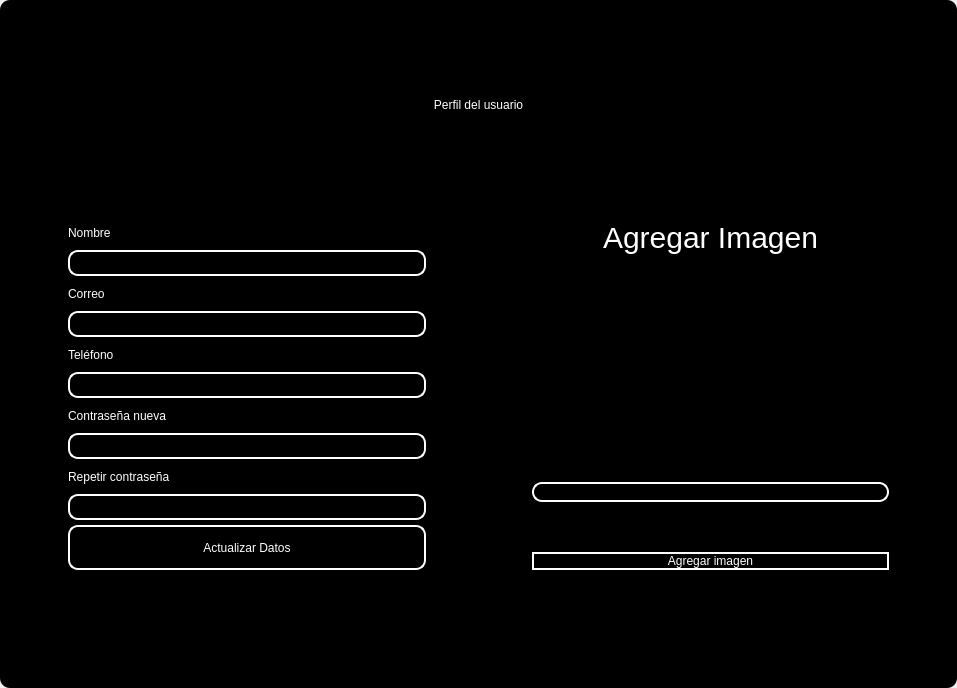
<?xml version="1.0" encoding="UTF-8"?>
<ui version="4.0">
 <class>MainWindow</class>
 <widget class="QMainWindow" name="MainWindow">
  <property name="geometry">
   <rect>
    <x>0</x>
    <y>0</y>
    <width>957</width>
    <height>688</height>
   </rect>
  </property>
  <property name="windowTitle">
   <string>MainWindow</string>
  </property>
  <property name="styleSheet">
   <string notr="true"/>
  </property>
  <widget class="QWidget" name="centralwidget">
   <property name="styleSheet">
    <string notr="true"/>
   </property>
   <layout class="QVBoxLayout" name="verticalLayout">
    <property name="spacing">
     <number>0</number>
    </property>
    <property name="leftMargin">
     <number>0</number>
    </property>
    <property name="topMargin">
     <number>0</number>
    </property>
    <property name="rightMargin">
     <number>0</number>
    </property>
    <property name="bottomMargin">
     <number>0</number>
    </property>
    <item>
     <widget class="QFrame" name="frame">
      <property name="enabled">
       <bool>true</bool>
      </property>
      <property name="styleSheet">
       <string notr="true">
QFrame {
border-radius:10px;
background-color: rgb(0, 0, 0);
 }
</string>
      </property>
      <property name="frameShape">
       <enum>QFrame::StyledPanel</enum>
      </property>
      <property name="frameShadow">
       <enum>QFrame::Raised</enum>
      </property>
      <layout class="QVBoxLayout" name="verticalLayout_2">
       <item>
        <widget class="QFrame" name="frame_superior">
         <property name="minimumSize">
          <size>
           <width>0</width>
           <height>40</height>
          </size>
         </property>
         <property name="maximumSize">
          <size>
           <width>16777215</width>
           <height>40</height>
          </size>
         </property>
         <property name="styleSheet">
          <string notr="true">QPushButton{
border-radius:18px;
}

QPushButton:hover{
	background-color: rgb(0, 0, 0);
}
</string>
         </property>
         <property name="frameShape">
          <enum>QFrame::StyledPanel</enum>
         </property>
         <property name="frameShadow">
          <enum>QFrame::Raised</enum>
         </property>
         <layout class="QHBoxLayout" name="horizontalLayout_3">
          <property name="spacing">
           <number>4</number>
          </property>
          <property name="leftMargin">
           <number>0</number>
          </property>
          <property name="topMargin">
           <number>0</number>
          </property>
          <property name="rightMargin">
           <number>0</number>
          </property>
          <property name="bottomMargin">
           <number>0</number>
          </property>
          <item>
           <widget class="QPushButton" name="btn_icon">
            <property name="text">
             <string/>
            </property>
            <property name="iconSize">
             <size>
              <width>40</width>
              <height>40</height>
             </size>
            </property>
           </widget>
          </item>
          <item>
           <spacer name="horizontalSpacer_2">
            <property name="orientation">
             <enum>Qt::Horizontal</enum>
            </property>
            <property name="sizeHint" stdset="0">
             <size>
              <width>443</width>
              <height>20</height>
             </size>
            </property>
           </spacer>
          </item>
          <item>
           <widget class="QPushButton" name="btn_exit">
            <property name="minimumSize">
             <size>
              <width>38</width>
              <height>38</height>
             </size>
            </property>
            <property name="maximumSize">
             <size>
              <width>38</width>
              <height>38</height>
             </size>
            </property>
            <property name="cursor">
             <cursorShape>PointingHandCursor</cursorShape>
            </property>
            <property name="text">
             <string/>
            </property>
            <property name="iconSize">
             <size>
              <width>35</width>
              <height>35</height>
             </size>
            </property>
           </widget>
          </item>
          <item>
           <widget class="QPushButton" name="bt_minimizar">
            <property name="minimumSize">
             <size>
              <width>38</width>
              <height>38</height>
             </size>
            </property>
            <property name="maximumSize">
             <size>
              <width>38</width>
              <height>38</height>
             </size>
            </property>
            <property name="cursor">
             <cursorShape>PointingHandCursor</cursorShape>
            </property>
            <property name="text">
             <string/>
            </property>
            <property name="icon">
             <iconset>
              <normaloff>image/minus.svg</normaloff>image/minus.svg</iconset>
            </property>
            <property name="iconSize">
             <size>
              <width>38</width>
              <height>38</height>
             </size>
            </property>
           </widget>
          </item>
          <item>
           <widget class="QPushButton" name="bt_maximizar">
            <property name="minimumSize">
             <size>
              <width>38</width>
              <height>38</height>
             </size>
            </property>
            <property name="maximumSize">
             <size>
              <width>38</width>
              <height>38</height>
             </size>
            </property>
            <property name="cursor">
             <cursorShape>PointingHandCursor</cursorShape>
            </property>
            <property name="text">
             <string/>
            </property>
            <property name="icon">
             <iconset>
              <normaloff>image/chevron-up.svg</normaloff>image/chevron-up.svg</iconset>
            </property>
            <property name="iconSize">
             <size>
              <width>38</width>
              <height>38</height>
             </size>
            </property>
           </widget>
          </item>
          <item>
           <widget class="QPushButton" name="bt_restaurar">
            <property name="minimumSize">
             <size>
              <width>38</width>
              <height>38</height>
             </size>
            </property>
            <property name="maximumSize">
             <size>
              <width>38</width>
              <height>38</height>
             </size>
            </property>
            <property name="cursor">
             <cursorShape>PointingHandCursor</cursorShape>
            </property>
            <property name="text">
             <string/>
            </property>
            <property name="icon">
             <iconset>
              <normaloff>image/chevron-down.svg</normaloff>image/chevron-down.svg</iconset>
            </property>
            <property name="iconSize">
             <size>
              <width>38</width>
              <height>38</height>
             </size>
            </property>
           </widget>
          </item>
          <item>
           <widget class="QPushButton" name="bt_cerrar">
            <property name="minimumSize">
             <size>
              <width>38</width>
              <height>38</height>
             </size>
            </property>
            <property name="maximumSize">
             <size>
              <width>38</width>
              <height>38</height>
             </size>
            </property>
            <property name="cursor">
             <cursorShape>PointingHandCursor</cursorShape>
            </property>
            <property name="text">
             <string/>
            </property>
            <property name="icon">
             <iconset>
              <normaloff>image/x.svg</normaloff>image/x.svg</iconset>
            </property>
            <property name="iconSize">
             <size>
              <width>38</width>
              <height>38</height>
             </size>
            </property>
           </widget>
          </item>
         </layout>
        </widget>
       </item>
       <item>
        <widget class="QLabel" name="label">
         <property name="minimumSize">
          <size>
           <width>0</width>
           <height>100</height>
          </size>
         </property>
         <property name="maximumSize">
          <size>
           <width>16777215</width>
           <height>100</height>
          </size>
         </property>
         <property name="styleSheet">
          <string notr="true">font: 30pt &quot;MS Shell Dlg 2&quot;;
color: rgb(255, 255, 255);</string>
         </property>
         <property name="text">
          <string>Perfil del usuario</string>
         </property>
         <property name="alignment">
          <set>Qt::AlignCenter</set>
         </property>
        </widget>
       </item>
       <item>
        <widget class="QFrame" name="frame_3">
         <property name="frameShape">
          <enum>QFrame::StyledPanel</enum>
         </property>
         <property name="frameShadow">
          <enum>QFrame::Raised</enum>
         </property>
         <layout class="QHBoxLayout" name="horizontalLayout_4">
          <item>
           <layout class="QVBoxLayout" name="verticalLayout_4">
            <property name="spacing">
             <number>5</number>
            </property>
            <property name="sizeConstraint">
             <enum>QLayout::SetMinAndMaxSize</enum>
            </property>
            <property name="leftMargin">
             <number>50</number>
            </property>
            <property name="topMargin">
             <number>50</number>
            </property>
            <property name="rightMargin">
             <number>50</number>
            </property>
            <property name="bottomMargin">
             <number>100</number>
            </property>
            <item>
             <widget class="QLabel" name="label_2">
              <property name="maximumSize">
               <size>
                <width>200</width>
                <height>25</height>
               </size>
              </property>
              <property name="styleSheet">
               <string notr="true">color: rgb(255, 255, 255);
font: 16pt &quot;MS Shell Dlg 2&quot;;</string>
              </property>
              <property name="text">
               <string>Nombre</string>
              </property>
             </widget>
            </item>
            <item>
             <widget class="QLineEdit" name="nametxt">
              <property name="maximumSize">
               <size>
                <width>500</width>
                <height>30</height>
               </size>
              </property>
              <property name="styleSheet">
               <string notr="true">QLineEdit{
background-color: rgba(0, 0, 0,0);
border-radius:10px; 
font: 12pt &quot;Arial&quot;;
color: rgb(255, 255, 254);
border: 2px solid  rgb(255, 255, 255);

}

QLineEdit:hover{
background-color: rgba(0, 0, 0,0);
border-radius:10px; 
font: 12pt &quot;Arial&quot;;
border: 2px solid  rgb(120, 0, 171);
}

QLineEdit:focus{
background-color: rgb(0, 0, 0);
border-radius:10px; 
font: 12pt &quot;Arial&quot;;
border: 2px solid rgb(120, 0, 171);
}

</string>
              </property>
             </widget>
            </item>
            <item>
             <widget class="QLabel" name="label_3">
              <property name="maximumSize">
               <size>
                <width>200</width>
                <height>25</height>
               </size>
              </property>
              <property name="styleSheet">
               <string notr="true">color: rgb(255, 255, 255);
font: 16pt &quot;MS Shell Dlg 2&quot;;</string>
              </property>
              <property name="text">
               <string>Correo</string>
              </property>
             </widget>
            </item>
            <item>
             <widget class="QLineEdit" name="emailtxt">
              <property name="maximumSize">
               <size>
                <width>500</width>
                <height>30</height>
               </size>
              </property>
              <property name="styleSheet">
               <string notr="true">QLineEdit{
background-color: rgba(0, 0, 0,0);
border-radius:10px; 
font: 12pt &quot;Arial&quot;;
color: rgb(255, 255, 254);
border: 2px solid  rgb(255, 255, 255);

}

QLineEdit:hover{
background-color: rgba(0, 0, 0,0);
border-radius:10px; 
font: 12pt &quot;Arial&quot;;
border: 2px solid  rgb(120, 0, 171);
}

QLineEdit:focus{
background-color: rgb(0, 0, 0);
border-radius:10px; 
font: 12pt &quot;Arial&quot;;
border: 2px solid rgb(120, 0, 171);
}

</string>
              </property>
             </widget>
            </item>
            <item>
             <widget class="QLabel" name="label_6">
              <property name="maximumSize">
               <size>
                <width>200</width>
                <height>25</height>
               </size>
              </property>
              <property name="styleSheet">
               <string notr="true">color: rgb(255, 255, 255);
font: 16pt &quot;MS Shell Dlg 2&quot;;</string>
              </property>
              <property name="text">
               <string>Teléfono</string>
              </property>
             </widget>
            </item>
            <item>
             <widget class="QLineEdit" name="phonetxt">
              <property name="maximumSize">
               <size>
                <width>500</width>
                <height>30</height>
               </size>
              </property>
              <property name="styleSheet">
               <string notr="true">QLineEdit{
background-color: rgba(0, 0, 0,0);
border-radius:10px; 
font: 12pt &quot;Arial&quot;;
color: rgb(255, 255, 254);
border: 2px solid  rgb(255, 255, 255);

}

QLineEdit:hover{
background-color: rgba(0, 0, 0,0);
border-radius:10px; 
font: 12pt &quot;Arial&quot;;
border: 2px solid  rgb(120, 0, 171);
}

QLineEdit:focus{
background-color: rgb(0, 0, 0);
border-radius:10px; 
font: 12pt &quot;Arial&quot;;
border: 2px solid rgb(120, 0, 171);
}

</string>
              </property>
             </widget>
            </item>
            <item>
             <widget class="QLabel" name="label_4">
              <property name="maximumSize">
               <size>
                <width>200</width>
                <height>25</height>
               </size>
              </property>
              <property name="styleSheet">
               <string notr="true">color: rgb(255, 255, 255);
font: 16pt &quot;MS Shell Dlg 2&quot;;</string>
              </property>
              <property name="text">
               <string>Contraseña nueva</string>
              </property>
             </widget>
            </item>
            <item>
             <widget class="QLineEdit" name="passwordtxt">
              <property name="maximumSize">
               <size>
                <width>500</width>
                <height>30</height>
               </size>
              </property>
              <property name="styleSheet">
               <string notr="true">QLineEdit{
background-color: rgba(0, 0, 0,0);
border-radius:10px; 
font: 12pt &quot;Arial&quot;;
color: rgb(255, 255, 254);
border: 2px solid  rgb(255, 255, 255);

}

QLineEdit:hover{
background-color: rgba(0, 0, 0,0);
border-radius:10px; 
font: 12pt &quot;Arial&quot;;
border: 2px solid  rgb(120, 0, 171);
}

QLineEdit:focus{
background-color: rgb(0, 0, 0);
border-radius:10px; 
font: 12pt &quot;Arial&quot;;
border: 2px solid rgb(120, 0, 171);
}

</string>
              </property>
              <property name="echoMode">
               <enum>QLineEdit::Password</enum>
              </property>
             </widget>
            </item>
            <item>
             <widget class="QLabel" name="label_5">
              <property name="maximumSize">
               <size>
                <width>200</width>
                <height>25</height>
               </size>
              </property>
              <property name="styleSheet">
               <string notr="true">color: rgb(255, 255, 255);
font: 16pt &quot;MS Shell Dlg 2&quot;;</string>
              </property>
              <property name="text">
               <string>Repetir contraseña</string>
              </property>
             </widget>
            </item>
            <item>
             <widget class="QLineEdit" name="passwordtxt2">
              <property name="maximumSize">
               <size>
                <width>500</width>
                <height>30</height>
               </size>
              </property>
              <property name="styleSheet">
               <string notr="true">QLineEdit{
background-color: rgba(0, 0, 0,0);
border-radius:10px; 
font: 12pt &quot;Arial&quot;;
color: rgb(255, 255, 254);
border: 2px solid  rgb(255, 255, 255);

}

QLineEdit:hover{
background-color: rgba(0, 0, 0,0);
border-radius:10px; 
font: 12pt &quot;Arial&quot;;
border: 2px solid  rgb(120, 0, 171);
}

QLineEdit:focus{
background-color: rgb(0, 0, 0);
border-radius:10px; 
font: 12pt &quot;Arial&quot;;
border: 2px solid rgb(120, 0, 171);
}

</string>
              </property>
              <property name="echoMode">
               <enum>QLineEdit::Password</enum>
              </property>
             </widget>
            </item>
            <item>
             <widget class="QPushButton" name="btn_update_profile">
              <property name="sizePolicy">
               <sizepolicy hsizetype="Expanding" vsizetype="Expanding">
                <horstretch>0</horstretch>
                <verstretch>0</verstretch>
               </sizepolicy>
              </property>
              <property name="maximumSize">
               <size>
                <width>500</width>
                <height>45</height>
               </size>
              </property>
              <property name="cursor">
               <cursorShape>PointingHandCursor</cursorShape>
              </property>
              <property name="styleSheet">
               <string notr="true">QPushButton{
border-radius:10px; 
font: 12pt &quot;Arial&quot;;
color: rgb(255, 255, 254);
border: 2px solid #ffffff;
}

QPushButton:hover{
border-radius:10px; 
font: 12pt &quot;Arial&quot;;
color: rgb(255, 255, 255);
border: 2px solid rgb(120, 0, 171);
	background-color: rgb(120, 0, 171);
}
</string>
              </property>
              <property name="text">
               <string>Actualizar Datos</string>
              </property>
             </widget>
            </item>
           </layout>
          </item>
          <item>
           <layout class="QVBoxLayout" name="verticalLayout_3">
            <property name="spacing">
             <number>50</number>
            </property>
            <property name="leftMargin">
             <number>50</number>
            </property>
            <property name="topMargin">
             <number>50</number>
            </property>
            <property name="rightMargin">
             <number>50</number>
            </property>
            <property name="bottomMargin">
             <number>100</number>
            </property>
            <item>
             <widget class="QLabel" name="label_7">
              <property name="styleSheet">
               <string notr="true">font-size: 30px;
color: rgb(255, 255, 255);</string>
              </property>
              <property name="text">
               <string>Agregar Imagen</string>
              </property>
              <property name="alignment">
               <set>Qt::AlignCenter</set>
              </property>
             </widget>
            </item>
            <item>
             <layout class="QHBoxLayout" name="horizontalLayout">
              <property name="spacing">
               <number>20</number>
              </property>
              <property name="rightMargin">
               <number>0</number>
              </property>
              <item>
               <spacer name="horizontalSpacer_3">
                <property name="orientation">
                 <enum>Qt::Vertical</enum>
                </property>
                <property name="sizeHint" stdset="0">
                 <size>
                  <width>20</width>
                  <height>20</height>
                 </size>
                </property>
               </spacer>
              </item>
              <item>
               <widget class="QLabel" name="image_label">
                <property name="minimumSize">
                 <size>
                  <width>0</width>
                  <height>0</height>
                 </size>
                </property>
                <property name="maximumSize">
                 <size>
                  <width>100</width>
                  <height>100</height>
                 </size>
                </property>
                <property name="frameShape">
                 <enum>QFrame::NoFrame</enum>
                </property>
                <property name="text">
                 <string/>
                </property>
                <property name="alignment">
                 <set>Qt::AlignCenter</set>
                </property>
               </widget>
              </item>
              <item>
               <spacer name="horizontalSpacer">
                <property name="orientation">
                 <enum>Qt::Vertical</enum>
                </property>
                <property name="sizeHint" stdset="0">
                 <size>
                  <width>20</width>
                  <height>20</height>
                 </size>
                </property>
               </spacer>
              </item>
             </layout>
            </item>
            <item>
             <widget class="QLineEdit" name="imagetxt">
              <property name="enabled">
               <bool>false</bool>
              </property>
              <property name="minimumSize">
               <size>
                <width>0</width>
                <height>14</height>
               </size>
              </property>
              <property name="maximumSize">
               <size>
                <width>16777215</width>
                <height>35</height>
               </size>
              </property>
              <property name="styleSheet">
               <string notr="true">QLineEdit{
background-color: rgba(0, 0, 0,0);
border-radius:10px; 
font: 12pt &quot;Arial&quot;;
color: rgb(255, 255, 254);
border: 2px solid  rgb(255, 255, 255);

}

QLineEdit:hover{
background-color: rgba(0, 0, 0,0);
border-radius:10px; 
font: 12pt &quot;Arial&quot;;
border: 2px solid  rgb(120, 0, 171);
}

QLineEdit:focus{
background-color: rgb(0, 0, 0);
border-radius:10px; 
font: 12pt &quot;Arial&quot;;
border: 2px solid rgb(120, 0, 171);
}

</string>
              </property>
             </widget>
            </item>
            <item>
             <widget class="QPushButton" name="btn_add_image">
              <property name="cursor">
               <cursorShape>PointingHandCursor</cursorShape>
              </property>
              <property name="styleSheet">
               <string notr="true">QPushButton{
border-radius:10px; 
font: 12pt &quot;Arial&quot;;
color: rgb(255, 255, 254);
border: 2px solid #ffffff;
}

QPushButton:hover{
border-radius:10px; 
font: 12pt &quot;Arial&quot;;
color: rgb(255, 255, 255);
border: 2px solid rgb(120, 0, 171);
	background-color: rgb(120, 0, 171);
}
</string>
              </property>
              <property name="text">
               <string>Agregar imagen</string>
              </property>
             </widget>
            </item>
           </layout>
          </item>
         </layout>
        </widget>
       </item>
      </layout>
     </widget>
    </item>
   </layout>
  </widget>
 </widget>
 <resources/>
 <connections/>
</ui>
